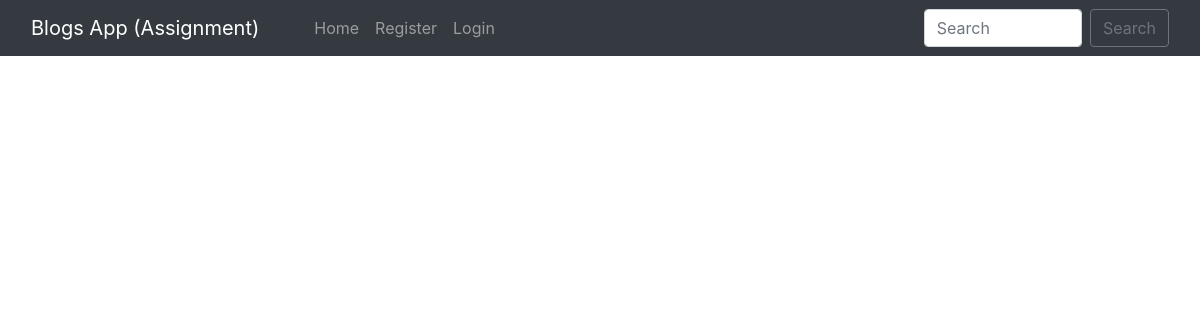
Before: /user_profile/3/ with the older database file.
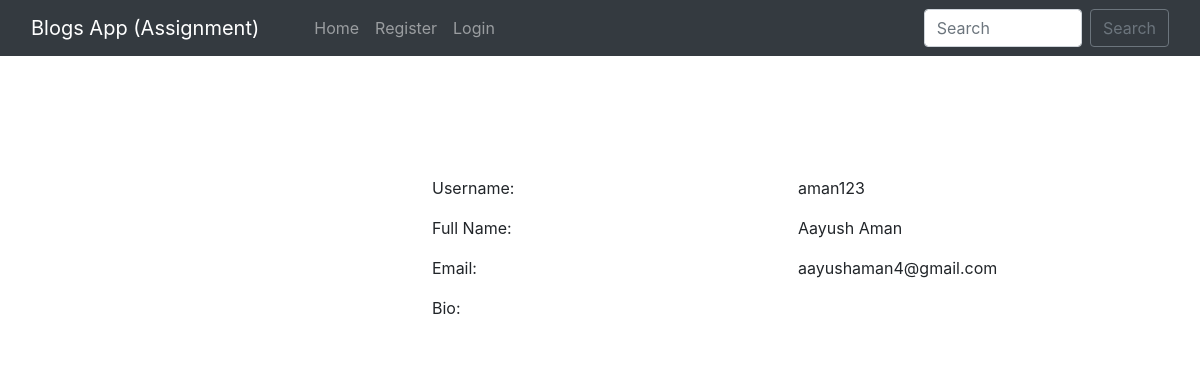
After: the same page with the newer database file.
### blog/models.py (models this page shows, shortened)
class BlogPost(models.Model):
    title = models.CharField(max_length=200, unique=True)
    slug = models.SlugField(max_length=200, unique=True)
    author = models.ForeignKey(User, on_delete= models.CASCADE,related_name='blog_posts')
    updated_on = models.DateTimeField(auto_now= True)
    image = models.ImageField(upload_to="profile_pics", blank=True, null=True)
    content = models.TextField()
    created_on = models.DateTimeField(auto_now_add=True)

### blog/views.py (the view)
# urls.py: path("user_profile/<int:myid>/", views.user_profile, name="user_profile"),
def user_profile(request, myid):
    post = BlogPost.objects.filter(id=myid)
    return render(request, "user_profile.html", {'post':post})

### templates/user_profile.html (shortened to what this page needs)
{% extends 'base.html' %}
{% block body %}
<div class="container profile">
            <form method="post">
                <div class="row">
                    {% for i in post %}
                    <div class="col-md-4">
                    </div>
                    <div class="col-md-8">
                        <div class="profile-tab">
                            <div class="tab-pane">
                                <br><br>
                                        <div class="row">
                                            <div class="col-md-6">
                                                <label>Username:</label>
                                            </div>
                                            <div class="col-md-6">
                                                <p>{{i.author}}</p>
                                            </div>
                                        </div>
                                        <div class="row">
                                            <div class="col-md-6">
                                                <label>Full Name:</label>
                                            </div>
                                            <div class="col-md-6">
                                                <p>{{i.author.get_full_name}}</p>
                                            </div>
                                        </div>
                                        <div class="row">
                                            <div class="col-md-6">
                                                <label>Email:</label>
                                            </div>
                                            <div class="col-md-6">
                                                <p>{{i.author.email}}</p>
                                            </div>
                                        </div>
                                        <div class="row">
                                            <div class="col-md-6">
                                                <label>Bio:</label>
                                            </div>
                                            <div class="col-md-6">
                                            </div>
                                        </div>
                                        {% endfor %}
                            </div>
                        </div>
                    </div>
            </form>
            </div>
        {% endblock %}

Changed rows visible on the page:
added BlogPost: author "aman123", author.get_full_name "Aayush Aman", author.email "aayushaman4@gmail.com"
